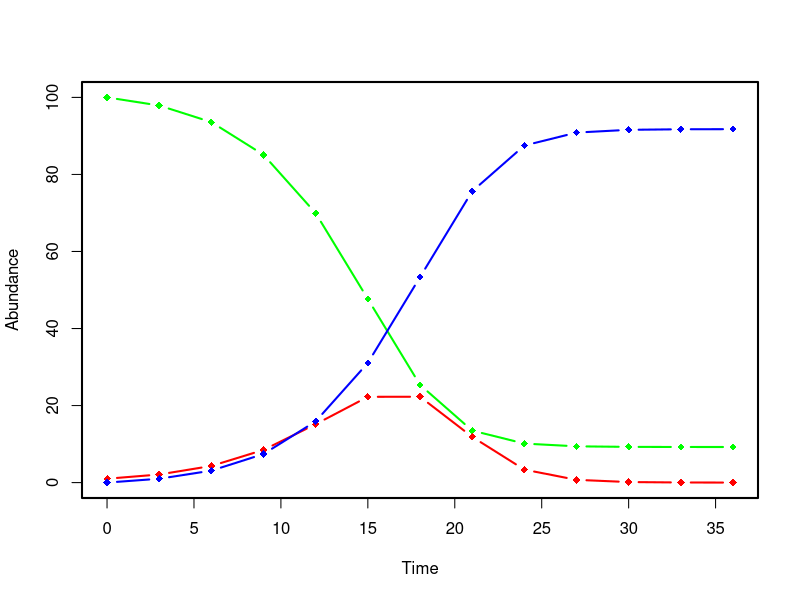

Reproduce this figure in R.

## Iterating function
f = function(x,bta,tau){
  with(as.list(x),{
    Spt = S - bta*S*I*tau
    Ipt =  bta*S*I*tau
    Rpt = R + I
    time = time + tau
    return(c(time=time,S=Spt,I=Ipt,R=Rpt))
  })
}

## Initial Conditions
x = c(time=0,S=100,I=1,R=0)
## Data frame for holding all data
d = data.frame(t(x))

## Iterate while we still more or less have
## infectious individuals
while(x["I"] > 0.01 ){
  x = f(x,0.007,3)
  d = rbind(d,x)
}

## Plotting outcomes
par(lwd=2)
with(d, plot(time,S,col="green", pch=18,
             ylab="Abundance", xlab="Time",
             ylim=c(0,100),type="b"))

with(d,lines(time,I,col="red",
             type="b",pch=18))

with(d,lines(time,R,col="blue",
             type="b",pch=18))
